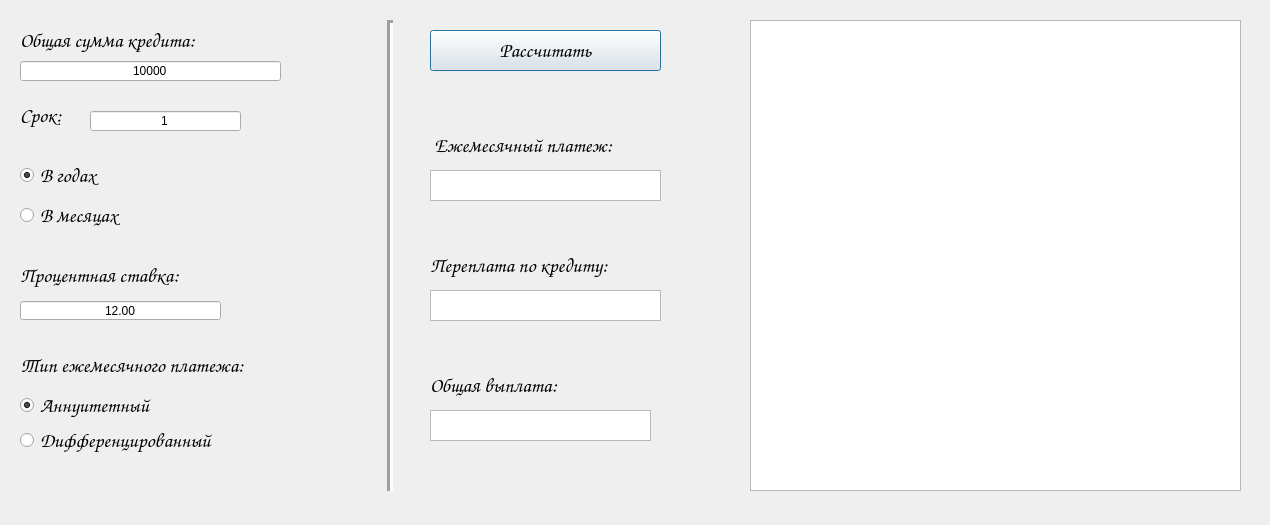
<?xml version="1.0" encoding="UTF-8"?>
<ui version="4.0">
 <class>CreditView</class>
 <widget class="QDialog" name="CreditView">
  <property name="enabled">
   <bool>true</bool>
  </property>
  <property name="geometry">
   <rect>
    <x>0</x>
    <y>0</y>
    <width>1270</width>
    <height>525</height>
   </rect>
  </property>
  <property name="sizeIncrement">
   <size>
    <width>750</width>
    <height>0</height>
   </size>
  </property>
  <property name="focusPolicy">
   <enum>Qt::TabFocus</enum>
  </property>
  <property name="windowTitle">
   <string>Dialog</string>
  </property>
  <widget class="QLabel" name="wholeAmount">
   <property name="geometry">
    <rect>
     <x>20</x>
     <y>0</y>
     <width>421</width>
     <height>81</height>
    </rect>
   </property>
   <property name="font">
    <font>
     <family>Comic Sans MS</family>
     <pointsize>15</pointsize>
    </font>
   </property>
   <property name="text">
    <string>Общая сумма кредита:</string>
   </property>
  </widget>
  <widget class="QSpinBox" name="creditSum">
   <property name="geometry">
    <rect>
     <x>20</x>
     <y>60</y>
     <width>261</width>
     <height>22</height>
    </rect>
   </property>
   <property name="alignment">
    <set>Qt::AlignCenter</set>
   </property>
   <property name="buttonSymbols">
    <enum>QAbstractSpinBox::NoButtons</enum>
   </property>
   <property name="maximum">
    <number>1000000</number>
   </property>
   <property name="value">
    <number>10000</number>
   </property>
   <property name="displayIntegerBase">
    <number>10</number>
   </property>
  </widget>
  <widget class="QLabel" name="durationText">
   <property name="geometry">
    <rect>
     <x>20</x>
     <y>100</y>
     <width>81</width>
     <height>31</height>
    </rect>
   </property>
   <property name="font">
    <font>
     <family>Comic Sans MS</family>
     <pointsize>15</pointsize>
    </font>
   </property>
   <property name="text">
    <string>Срок:</string>
   </property>
  </widget>
  <widget class="QLabel" name="percentage">
   <property name="geometry">
    <rect>
     <x>20</x>
     <y>260</y>
     <width>271</width>
     <height>31</height>
    </rect>
   </property>
   <property name="font">
    <font>
     <family>Comic Sans MS</family>
     <pointsize>15</pointsize>
    </font>
   </property>
   <property name="text">
    <string>Процентная ставка:</string>
   </property>
  </widget>
  <widget class="QDoubleSpinBox" name="bid">
   <property name="geometry">
    <rect>
     <x>20</x>
     <y>300</y>
     <width>201</width>
     <height>21</height>
    </rect>
   </property>
   <property name="alignment">
    <set>Qt::AlignCenter</set>
   </property>
   <property name="buttonSymbols">
    <enum>QAbstractSpinBox::NoButtons</enum>
   </property>
   <property name="minimum">
    <double>0.010000000000000</double>
   </property>
   <property name="value">
    <double>12.000000000000000</double>
   </property>
  </widget>
  <widget class="QLabel" name="typeOfPays">
   <property name="geometry">
    <rect>
     <x>20</x>
     <y>350</y>
     <width>361</width>
     <height>31</height>
    </rect>
   </property>
   <property name="font">
    <font>
     <family>Comic Sans MS</family>
     <pointsize>15</pointsize>
    </font>
   </property>
   <property name="text">
    <string>Тип ежемесячного платежа:</string>
   </property>
  </widget>
  <widget class="QLabel" name="monPay">
   <property name="geometry">
    <rect>
     <x>430</x>
     <y>120</y>
     <width>280</width>
     <height>50</height>
    </rect>
   </property>
   <property name="font">
    <font>
     <family>Comic Sans MS</family>
     <pointsize>15</pointsize>
    </font>
   </property>
   <property name="text">
    <string> Ежемесячный платеж:</string>
   </property>
  </widget>
  <widget class="QTextEdit" name="monthlyPay">
   <property name="geometry">
    <rect>
     <x>430</x>
     <y>170</y>
     <width>231</width>
     <height>31</height>
    </rect>
   </property>
  </widget>
  <widget class="QLabel" name="overpaymentText">
   <property name="geometry">
    <rect>
     <x>430</x>
     <y>240</y>
     <width>280</width>
     <height>50</height>
    </rect>
   </property>
   <property name="font">
    <font>
     <family>Comic Sans MS</family>
     <pointsize>15</pointsize>
    </font>
   </property>
   <property name="text">
    <string>Переплата по кредиту:</string>
   </property>
  </widget>
  <widget class="QTextEdit" name="overpayment">
   <property name="geometry">
    <rect>
     <x>430</x>
     <y>290</y>
     <width>231</width>
     <height>31</height>
    </rect>
   </property>
  </widget>
  <widget class="QTextEdit" name="fullSum">
   <property name="geometry">
    <rect>
     <x>430</x>
     <y>410</y>
     <width>221</width>
     <height>31</height>
    </rect>
   </property>
  </widget>
  <widget class="QLabel" name="label">
   <property name="geometry">
    <rect>
     <x>430</x>
     <y>360</y>
     <width>280</width>
     <height>50</height>
    </rect>
   </property>
   <property name="font">
    <font>
     <family>Comic Sans MS</family>
     <pointsize>15</pointsize>
    </font>
   </property>
   <property name="text">
    <string>Общая выплата:</string>
   </property>
  </widget>
  <widget class="QPushButton" name="count">
   <property name="geometry">
    <rect>
     <x>430</x>
     <y>30</y>
     <width>231</width>
     <height>41</height>
    </rect>
   </property>
   <property name="font">
    <font>
     <family>Comic Sans MS</family>
     <pointsize>15</pointsize>
    </font>
   </property>
   <property name="text">
    <string>Рассчитать</string>
   </property>
  </widget>
  <widget class="QRadioButton" name="yearDur">
   <property name="geometry">
    <rect>
     <x>20</x>
     <y>160</y>
     <width>131</width>
     <height>31</height>
    </rect>
   </property>
   <property name="font">
    <font>
     <family>Comic Sans MS</family>
     <pointsize>15</pointsize>
    </font>
   </property>
   <property name="text">
    <string>В годах</string>
   </property>
   <property name="checked">
    <bool>true</bool>
   </property>
   <attribute name="buttonGroup">
    <string notr="true">durationType</string>
   </attribute>
  </widget>
  <widget class="QRadioButton" name="monthDur">
   <property name="geometry">
    <rect>
     <x>20</x>
     <y>200</y>
     <width>151</width>
     <height>31</height>
    </rect>
   </property>
   <property name="font">
    <font>
     <family>Comic Sans MS</family>
     <pointsize>15</pointsize>
    </font>
   </property>
   <property name="text">
    <string>В месяцах</string>
   </property>
   <attribute name="buttonGroup">
    <string notr="true">durationType</string>
   </attribute>
  </widget>
  <widget class="QRadioButton" name="ann">
   <property name="geometry">
    <rect>
     <x>20</x>
     <y>390</y>
     <width>221</width>
     <height>31</height>
    </rect>
   </property>
   <property name="font">
    <font>
     <family>Comic Sans MS</family>
     <pointsize>15</pointsize>
    </font>
   </property>
   <property name="text">
    <string>Аннуитетный</string>
   </property>
   <property name="checked">
    <bool>true</bool>
   </property>
   <attribute name="buttonGroup">
    <string notr="true">payType</string>
   </attribute>
  </widget>
  <widget class="QRadioButton" name="diff">
   <property name="geometry">
    <rect>
     <x>20</x>
     <y>420</y>
     <width>311</width>
     <height>41</height>
    </rect>
   </property>
   <property name="font">
    <font>
     <family>Comic Sans MS</family>
     <pointsize>15</pointsize>
    </font>
   </property>
   <property name="text">
    <string>Дифференцированный</string>
   </property>
   <attribute name="buttonGroup">
    <string notr="true">payType</string>
   </attribute>
  </widget>
  <widget class="QSpinBox" name="duration">
   <property name="geometry">
    <rect>
     <x>90</x>
     <y>110</y>
     <width>151</width>
     <height>22</height>
    </rect>
   </property>
   <property name="alignment">
    <set>Qt::AlignCenter</set>
   </property>
   <property name="buttonSymbols">
    <enum>QAbstractSpinBox::NoButtons</enum>
   </property>
   <property name="minimum">
    <number>1</number>
   </property>
   <property name="maximum">
    <number>10000000</number>
   </property>
  </widget>
  <widget class="Line" name="line">
   <property name="geometry">
    <rect>
     <x>380</x>
     <y>20</y>
     <width>21</width>
     <height>471</height>
    </rect>
   </property>
   <property name="palette">
    <palette>
     <active>
      <colorrole role="WindowText">
       <brush brushstyle="SolidPattern">
        <color alpha="255">
         <red>18</red>
         <green>69</green>
         <blue>89</blue>
        </color>
       </brush>
      </colorrole>
     </active>
     <inactive>
      <colorrole role="WindowText">
       <brush brushstyle="SolidPattern">
        <color alpha="216">
         <red>0</red>
         <green>0</green>
         <blue>0</blue>
        </color>
       </brush>
      </colorrole>
     </inactive>
     <disabled>
      <colorrole role="WindowText">
       <brush brushstyle="SolidPattern">
        <color alpha="255">
         <red>120</red>
         <green>120</green>
         <blue>120</blue>
        </color>
       </brush>
      </colorrole>
     </disabled>
    </palette>
   </property>
   <property name="font">
    <font>
     <family>Ayuthaya</family>
     <pointsize>16</pointsize>
    </font>
   </property>
   <property name="autoFillBackground">
    <bool>false</bool>
   </property>
   <property name="styleSheet">
    <string notr="true">Line {
            &quot;color: #AAAAAA;
}</string>
   </property>
   <property name="frameShadow">
    <enum>QFrame::Sunken</enum>
   </property>
   <property name="lineWidth">
    <number>3</number>
   </property>
   <property name="orientation">
    <enum>Qt::Vertical</enum>
   </property>
  </widget>
  <widget class="QTableWidget" name="table">
   <property name="geometry">
    <rect>
     <x>750</x>
     <y>20</y>
     <width>491</width>
     <height>471</height>
    </rect>
   </property>
  </widget>
 </widget>
 <resources/>
 <connections/>
 <buttongroups>
  <buttongroup name="payType"/>
  <buttongroup name="durationType"/>
 </buttongroups>
</ui>
